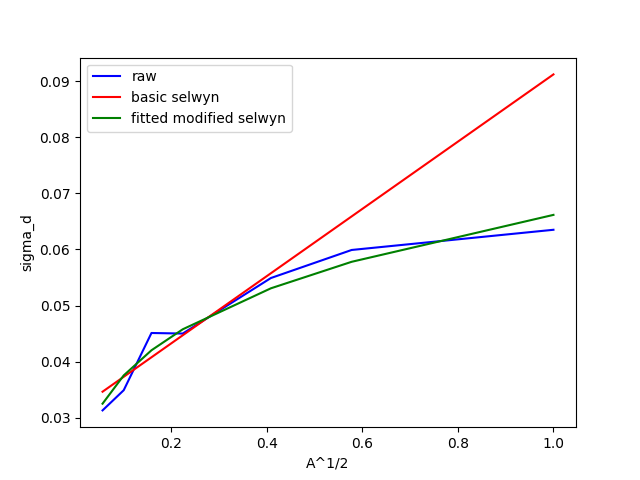

Recreate this plot in Python.
import numpy as np
import matplotlib.pyplot as plt
from scipy import optimize

raw_data = np.asarray([[1,   0.0635],
                        [3,   0.0599],
                        [6,   0.0549],
                        [20,  0.0450],
                        [40,  0.0451],
                        [100, 0.0349],
                        [323, 0.0313]])

a_scaled = raw_data.copy()
a_scaled[:,0] = a_scaled[:,0] ** (-1/2)

def selwyn(A, G):
    return G / np.sqrt(2 * A)


# calculating G using a single data point
G = np.mean(a_scaled[1,1] * np.sqrt(2 * a_scaled[0,0]))
# G = np.mean(a_scaled[:,1] * np.sqrt(2 * a_scaled[:,0]))

selwyn_curve = selwyn(raw_data[:,0], G) + raw_data[-1,1]

# creating the figure
fig = plt.figure()
ax = fig.add_subplot(111)

plt.plot(a_scaled[:,0], a_scaled[:,1], color='blue', label='raw')
plt.plot(a_scaled[:,0], selwyn_curve, color='red', label='basic selwyn')


# fit the curve
# sigma_d = c * A ** (-1 / n)
def modifed_selwyn(A, c, n):
    return c * A**(-1 / n)

A = raw_data[:,0]
sigma_d = raw_data[:,1]

(c, n), cov_mat = optimize.curve_fit(modifed_selwyn,
                            xdata=raw_data[:,0],
                            ydata=raw_data[:,1])

fitted = modifed_selwyn(raw_data[:,0],c,n)
plt.plot(A**-.5, fitted, color='g', label='fitted modified selwyn')
print(f"c is {c}\nn is {n}")

plt.xlabel('A^1/2')
plt.ylabel('sigma_d')
plt.legend()
plt.ion()
plt.show()



import pdb; pdb.set_trace()
